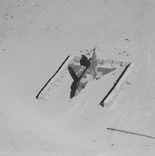
%> input picture Problem-Set-1/aircraft.jpg, 155 x 156 px, shrunk from 510 x 511 before the run
$ octave HW1_4.m   (GNU Octave 9; MATLAB toolbox functions it lacks are replaced by stand-ins)
%> lines starting %> are read from the running program, lines starting %| are printed output that depends on the picture
### Problem-Set-1/Matlab Code/checkGray.m
function N = checkGray(A, Ng)
% [7 lines of commented-out code are left out]
A = double(A);
[rows, columns] = size(A);
h = zeros(rows*columns,1);
% for each grayscale value, add to spot in the vector
N = zeros(Ng,1);
for j=1:columns
    for i=1:rows
        h(i+(j-1)*rows) = A(i,j);
        v = A(i,j)+1;
        N(v) = N(v)+1;
    end
end

figure();
histogram(h);title('Histogram of grayscale values');xlabel('Grayscale value');
ylabel('number of pixels')

return

### Problem-Set-1/Matlab Code/HW1_4.m
% Testing the checkgray function with some images
I1 = imread('aircraft.jpg');
%> I1 is the input picture: size 156x155 uint8; min 22, max 209, mean 175.4
G1 = checkGray(I1,256);
%> after the loop in checkGray, `for j=1:columns`: N = 256 values, max 1045 at index 179, min 0 at index 1, mean 94.45
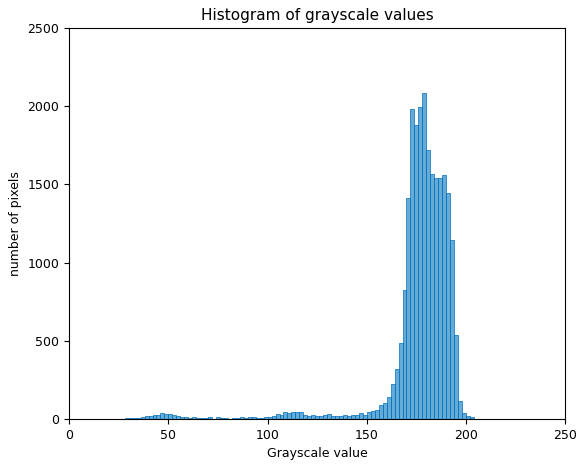
%> figure redrawn from the program's plot data; tallest bar 2084 high, from x = 178 to 180
%> G1 has the same summary as N in checkGray

I2 = imread('beach.jpg');
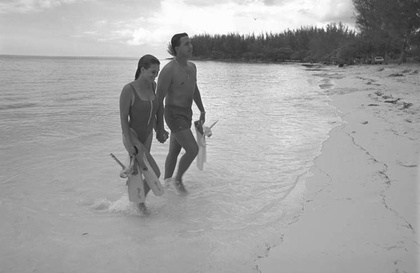
%> input picture Problem-Set-1/beach.JPG, 420 x 273 px, shrunk from 1378 x 896 before the run
%> I2 is the input picture: size 273x420x3 uint8; min 29, max 255, mean 162.9
G2 = checkGray(I2,256);
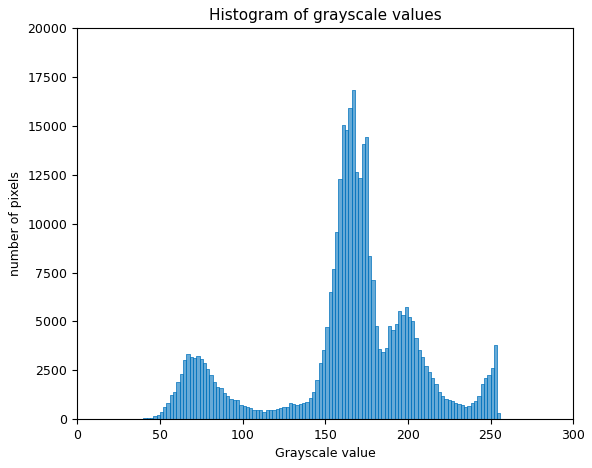
%> figure redrawn from the program's plot data; tallest bar 16809 high, from x = 166 to 168
%> G2 = 256 values, max 9162 at index 167, min 0 at index 1, mean 1343.7
